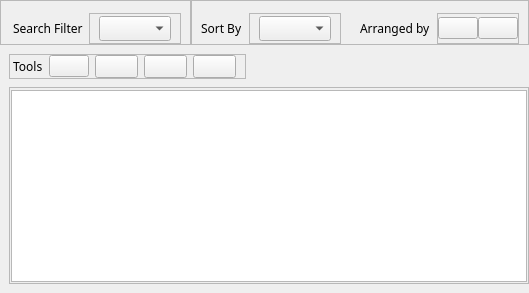
            <widget class="QWidget" name="mainFrame" native="true">
             <property name="sizePolicy">
              <sizepolicy hsizetype="Preferred" vsizetype="Expanding">
               <horstretch>0</horstretch>
               <verstretch>0</verstretch>
              </sizepolicy>
             </property>
             <property name="styleSheet">
              <string notr="true"/>
             </property>
             <layout class="QVBoxLayout" name="verticalLayout_17">
              <property name="spacing">
               <number>0</number>
              </property>
              <property name="leftMargin">
               <number>0</number>
              </property>
              <property name="topMargin">
               <number>0</number>
              </property>
              <property name="rightMargin">
               <number>0</number>
              </property>
              <property name="bottomMargin">
               <number>0</number>
              </property>
              <item>
               <widget class="QWidget" name="widget_4" native="true">
                <layout class="QHBoxLayout" name="horizontalLayout_26">
                 <property name="spacing">
                  <number>0</number>
                 </property>
                 <property name="leftMargin">
                  <number>0</number>
                 </property>
                 <property name="topMargin">
                  <number>0</number>
                 </property>
                 <property name="rightMargin">
                  <number>0</number>
                 </property>
                 <property name="bottomMargin">
                  <number>0</number>
                 </property>
                 <item>
                  <widget class="QFrame" name="frame_25">
                   <property name="frameShape">
                    <enum>QFrame::StyledPanel</enum>
                   </property>
                   <property name="frameShadow">
                    <enum>QFrame::Raised</enum>
                   </property>
                   <layout class="QHBoxLayout" name="horizontalLayout_22">
                    <property name="topMargin">
                     <number>12</number>
                    </property>
                    <property name="bottomMargin">
                     <number>0</number>
                    </property>
                    <item>
                     <widget class="QLabel" name="searchFilter">
                      <property name="sizePolicy">
                       <sizepolicy hsizetype="Fixed" vsizetype="Fixed">
                        <horstretch>0</horstretch>
                        <verstretch>0</verstretch>
                       </sizepolicy>
                      </property>
                      <property name="font">
                       <font>
                        <family>Moon</family>
                       </font>
                      </property>
                      <property name="text">
                       <string> Search Filter</string>
                      </property>
                     </widget>
                    </item>
                    <item>
                     <widget class="QFrame" name="frame_26">
                      <property name="sizePolicy">
                       <sizepolicy hsizetype="Expanding" vsizetype="Fixed">
                        <horstretch>0</horstretch>
                        <verstretch>0</verstretch>
                       </sizepolicy>
                      </property>
                      <property name="frameShape">
                       <enum>QFrame::StyledPanel</enum>
                      </property>
                      <property name="frameShadow">
                       <enum>QFrame::Raised</enum>
                      </property>
                      <layout class="QHBoxLayout" name="horizontalLayout_23">
                       <property name="spacing">
                        <number>6</number>
                       </property>
                       <property name="leftMargin">
                        <number>9</number>
                       </property>
                       <property name="topMargin">
                        <number>2</number>
                       </property>
                       <property name="bottomMargin">
                        <number>2</number>
                       </property>
                       <item>
                        <widget class="QComboBox" name="searchFilterLine">
                         <property name="font">
                          <font>
                           <family>Raleway</family>
                          </font>
                         </property>
                         <property name="cursor">
                          <cursorShape>ArrowCursor</cursorShape>
                         </property>
                         <property name="insertPolicy">
                          <enum>QComboBox::InsertAtBottom</enum>
                         </property>
                         <property name="frame">
                          <bool>true</bool>
                         </property>
                        </widget>
                       </item>
                      </layout>
                     </widget>
                    </item>
                   </layout>
                  </widget>
                 </item>
                 <item>
                  <widget class="QFrame" name="frame_27">
                   <property name="frameShape">
                    <enum>QFrame::StyledPanel</enum>
                   </property>
                   <property name="frameShadow">
                    <enum>QFrame::Raised</enum>
                   </property>
                   <layout class="QHBoxLayout" name="horizontalLayout_25">
                    <property name="topMargin">
                     <number>12</number>
                    </property>
                    <property name="bottomMargin">
                     <number>0</number>
                    </property>
                    <item alignment="Qt::AlignLeft">
                     <widget class="QLabel" name="sortBy">
                      <property name="sizePolicy">
                       <sizepolicy hsizetype="Fixed" vsizetype="Fixed">
                        <horstretch>0</horstretch>
                        <verstretch>0</verstretch>
                       </sizepolicy>
                      </property>
                      <property name="font">
                       <font>
                        <family>Moon</family>
                       </font>
                      </property>
                      <property name="text">
                       <string>Sort By</string>
                      </property>
                     </widget>
                    </item>
                    <item>
                     <widget class="QFrame" name="frame_28">
                      <property name="sizePolicy">
                       <sizepolicy hsizetype="Expanding" vsizetype="Preferred">
                        <horstretch>0</horstretch>
                        <verstretch>0</verstretch>
                       </sizepolicy>
                      </property>
                      <property name="frameShape">
                       <enum>QFrame::StyledPanel</enum>
                      </property>
                      <property name="frameShadow">
                       <enum>QFrame::Raised</enum>
                      </property>
                      <layout class="QHBoxLayout" name="horizontalLayout_24">
                       <property name="topMargin">
                        <number>2</number>
                       </property>
                       <property name="bottomMargin">
                        <number>2</number>
                       </property>
                       <item>
                        <widget class="QComboBox" name="sortByLine">
                         <property name="font">
                          <font>
                           <family>Raleway</family>
                          </font>
                         </property>
                        </widget>
                       </item>
                      </layout>
                     </widget>
                    </item>
                    <item>
                     <spacer name="horizontalSpacer_4">
                      <property name="orientation">
                       <enum>Qt::Horizontal</enum>
                      </property>
                      <property name="sizeType">
                       <enum>QSizePolicy::Fixed</enum>
                      </property>
                      <property name="sizeHint" stdset="0">
                       <size>
                        <width>13</width>
                        <height>20</height>
                       </size>
                      </property>
                     </spacer>
                    </item>
                    <item>
                     <widget class="QLabel" name="sortBy_3">
                      <property name="sizePolicy">
                       <sizepolicy hsizetype="Fixed" vsizetype="Fixed">
                        <horstretch>0</horstretch>
                        <verstretch>0</verstretch>
                       </sizepolicy>
                      </property>
                      <property name="font">
                       <font>
                        <family>Moon</family>
                       </font>
                      </property>
                      <property name="text">
                       <string>Arranged by</string>
                      </property>
                     </widget>
                    </item>
                    <item alignment="Qt::AlignRight">
                     <widget class="QFrame" name="frame_57">
                      <property name="frameShape">
                       <enum>QFrame::StyledPanel</enum>
                      </property>
                      <property name="frameShadow">
                       <enum>QFrame::Raised</enum>
                      </property>
                      <layout class="QHBoxLayout" name="horizontalLayout_51">
                       <property name="spacing">
                        <number>0</number>
                       </property>
                       <property name="leftMargin">
                        <number>0</number>
                       </property>
                       <property name="topMargin">
                        <number>0</number>
                       </property>
                       <property name="rightMargin">
                        <number>0</number>
                       </property>
                       <property name="bottomMargin">
                        <number>0</number>
                       </property>
                       <item>
                        <widget class="QPushButton" name="sortAscendingBtn">
                         <property name="toolTip">
                          <string>Ascending</string>
                         </property>
                         <property name="text">
                          <string/>
                         </property>
                         <property name="icon">
                          <iconset resource="../resource.qrc">
                           <normaloff>:/blackIcons/feather/arrow-up.svg</normaloff>:/blackIcons/feather/arrow-up.svg</iconset>
                         </property>
                        </widget>
                       </item>
                       <item>
                        <widget class="QPushButton" name="sortDescendingBtn">
                         <property name="toolTip">
                          <string>Descending</string>
                         </property>
                         <property name="text">
                          <string/>
                         </property>
                         <property name="icon">
                          <iconset resource="../resource.qrc">
                           <normaloff>:/blackIcons/feather/arrow-down.svg</normaloff>:/blackIcons/feather/arrow-down.svg</iconset>
                         </property>
                        </widget>
                       </item>
                      </layout>
                     </widget>
                    </item>
                   </layout>
                  </widget>
                 </item>
                </layout>
               </widget>
              </item>
              <item>
               <widget class="QWidget" name="widget_5" native="true">
                <layout class="QVBoxLayout" name="verticalLayout_18">
                 <property name="leftMargin">
                  <number>9</number>
                 </property>
                 <property name="rightMargin">
                  <number>0</number>
                 </property>
                 <item>
                  <widget class="QWidget" name="widget_6" native="true">
                   <layout class="QHBoxLayout" name="horizontalLayout_29">
                    <property name="spacing">
                     <number>0</number>
                    </property>
                    <property name="leftMargin">
                     <number>0</number>
                    </property>
                    <property name="topMargin">
                     <number>0</number>
                    </property>
                    <property name="rightMargin">
                     <number>0</number>
                    </property>
                    <property name="bottomMargin">
                     <number>2</number>
                    </property>
                    <item alignment="Qt::AlignLeft">
                     <widget class="QFrame" name="frame_56">
                      <property name="styleSheet">
                       <string notr="true"/>
                      </property>
                      <property name="frameShape">
                       <enum>QFrame::StyledPanel</enum>
                      </property>
                      <property name="frameShadow">
                       <enum>QFrame::Raised</enum>
                      </property>
                      <layout class="QHBoxLayout" name="horizontalLayout_28">
                       <property name="leftMargin">
                        <number>0</number>
                       </property>
                       <property name="topMargin">
                        <number>0</number>
                       </property>
                       <property name="bottomMargin">
                        <number>0</number>
                       </property>
                       <item>
                        <widget class="QLabel" name="tools">
                         <property name="font">
                          <font>
                           <family>Moon</family>
                          </font>
                         </property>
                         <property name="text">
                          <string> Tools</string>
                         </property>
                        </widget>
                       </item>
                       <item>
                        <widget class="QPushButton" name="selectAllBtn">
                         <property name="toolTip">
                          <string>Select All</string>
                         </property>
                         <property name="text">
                          <string/>
                         </property>
                         <property name="icon">
                          <iconset resource="../resource.qrc">
                           <normaloff>:/newPrefix/all.svg</normaloff>:/newPrefix/all.svg</iconset>
                         </property>
                        </widget>
                       </item>
                       <item>
                        <widget class="QPushButton" name="addBtn">
                         <property name="sizePolicy">
                          <sizepolicy hsizetype="Fixed" vsizetype="Fixed">
                           <horstretch>0</horstretch>
                           <verstretch>0</verstretch>
                          </sizepolicy>
                         </property>
                         <property name="font">
                          <font>
                           <pointsize>10</pointsize>
                           <weight>75</weight>
                           <italic>false</italic>
                           <bold>true</bold>
                          </font>
                         </property>
                         <property name="toolTip">
                          <string>Add Beneficiary</string>
                         </property>
                         <property name="text">
                          <string/>
                         </property>
                         <property name="icon">
                          <iconset resource="../resource.qrc">
                           <normaloff>:/newPrefix/add.svg</normaloff>:/newPrefix/add.svg</iconset>
                         </property>
                        </widget>
                       </item>
                       <item>
                        <widget class="QPushButton" name="deleteBtn">
                         <property name="sizePolicy">
                          <sizepolicy hsizetype="Fixed" vsizetype="Fixed">
                           <horstretch>0</horstretch>
                           <verstretch>0</verstretch>
                          </sizepolicy>
                         </property>
                         <property name="font">
                          <font>
                           <pointsize>10</pointsize>
                           <weight>75</weight>
                           <italic>false</italic>
                           <bold>true</bold>
                          </font>
                         </property>
                         <property name="toolTip">
                          <string>Delete</string>
                         </property>
                         <property name="text">
                          <string/>
                         </property>
                         <property name="icon">
                          <iconset resource="../resource.qrc">
                           <normaloff>:/newPrefix/del.svg</normaloff>:/newPrefix/del.svg</iconset>
                         </property>
                        </widget>
                       </item>
                       <item>
                        <widget class="QPushButton" name="exportBtn">
                         <property name="sizePolicy">
                          <sizepolicy hsizetype="Fixed" vsizetype="Fixed">
                           <horstretch>0</horstretch>
                           <verstretch>0</verstretch>
                          </sizepolicy>
                         </property>
                         <property name="font">
                          <font>
                           <pointsize>10</pointsize>
                           <weight>75</weight>
                           <italic>false</italic>
                           <bold>true</bold>
                          </font>
                         </property>
                         <property name="toolTip">
                          <string>Export</string>
                         </property>
                         <property name="text">
                          <string/>
                         </property>
                         <property name="icon">
                          <iconset resource="../resource.qrc">
                           <normaloff>:/newPrefix/export.svg</normaloff>:/newPrefix/export.svg</iconset>
                         </property>
                        </widget>
                       </item>
                      </layout>
                     </widget>
                    </item>
                   </layout>
                  </widget>
                 </item>
                 <item>
                  <widget class="QWidget" name="widget_7" native="true">
                   <layout class="QHBoxLayout" name="horizontalLayout_27">
                    <property name="leftMargin">
                     <number>0</number>
                    </property>
                    <property name="topMargin">
                     <number>0</number>
                    </property>
                    <property name="rightMargin">
                     <number>0</number>
                    </property>
                    <property name="bottomMargin">
                     <number>0</number>
                    </property>
                    <item>
                     <widget class="QFrame" name="frame_77">
                      <property name="frameShape">
                       <enum>QFrame::StyledPanel</enum>
                      </property>
                      <property name="frameShadow">
                       <enum>QFrame::Raised</enum>
                      </property>
                      <layout class="QHBoxLayout" name="horizontalLayout_55">
                       <property name="spacing">
                        <number>6</number>
                       </property>
                       <property name="leftMargin">
                        <number>1</number>
                       </property>
                       <property name="topMargin">
                        <number>2</number>
                       </property>
                       <property name="rightMargin">
                        <number>1</number>
                       </property>
                       <property name="bottomMargin">
                        <number>1</number>
                       </property>
                       <item>
                        <widget class="QTableWidget" name="tableWidget">
                         <property name="font">
                          <font>
                           <family>Raleway</family>
                           <pointsize>9</pointsize>
                           <weight>50</weight>
                           <bold>false</bold>
                          </font>
                         </property>
                         <property name="editTriggers">
                          <set>QAbstractItemView::NoEditTriggers</set>
                         </property>
                         <property name="sortingEnabled">
                          <bool>false</bool>
                         </property>
                        </widget>
                       </item>
                      </layout>
                     </widget>
                    </item>
                   </layout>
                  </widget>
                 </item>
                </layout>
               </widget>
              </item>
             </layout>
            </widget>
